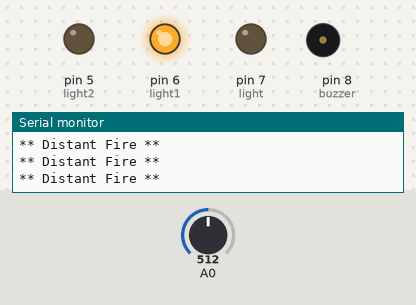
A sketch run on a simulated Arduino Uno, built with avr-gcc and run on an emulated ATmega328P. On the bench: output pins drawn as LEDs (lit = HIGH), buzzer (waves = sounding), the last lines printed to the serial monitor. Inputs (shaded band) come from the test bench; at power-on: A0 = 512.

Above: at 1.2 s.
1.3 s: A0 set to 358
4.3 s: A0 set to 331
At 5.0 s:
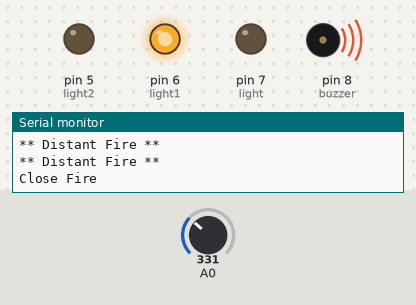
7.3 s: A0 set to 716
At 8.5 s:
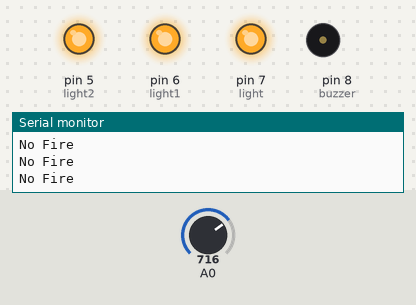
8.8 s: A0 set to 306
At 9.6 s:
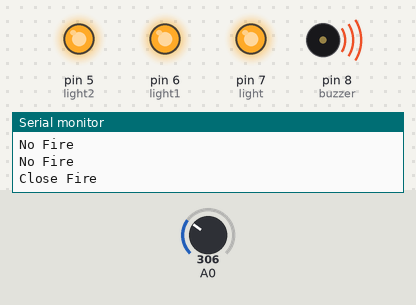
11.8 s: A0 set to 900
At 13.0 s:
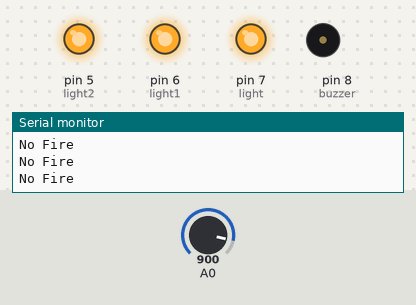
13.3 s: A0 set to 122
At 14.1 s:
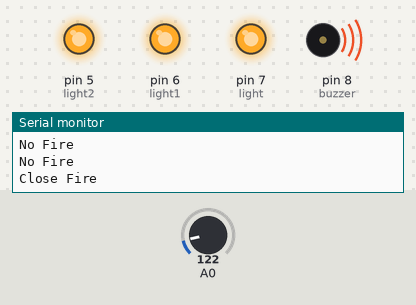
Timing chart, 0 to 16.3 s (numbered marks = the images above; inputs shaded):
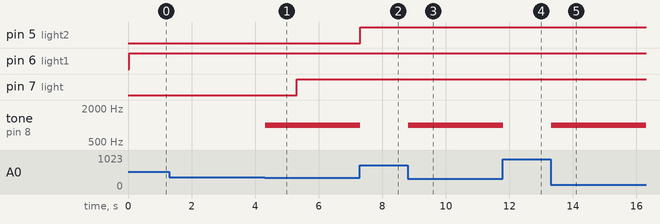

The sketch:

FireAlarm.ino
```cpp
#include <Wire.h>
#include <LiquidCrystal_I2C.h>
const int sensorMin = 0;
const int sensorMax = 1024;
const int buzzer = 8;
const int light = 7;
const int light1 = 6;
const int light2 = 5;
void setup() {
  Serial.begin(9600);
  pinMode(buzzer, OUTPUT);
  pinMode(light, OUTPUT);
  pinMode(light1, OUTPUT);
  pinMode(light2, OUTPUT);
  Serial.println("Annamalai University BE CSE 2021 ");
  Serial.println("Fire Detection Program");
  Serial.println(F("Fire detection test!"));

}

void loop() {

 int sensorReading = analogRead(A0);
  int range = map(sensorReading, sensorMin, sensorMax, 0, 3);
  switch (range) {

  case 0:
    Serial.println("Close Fire");
     tone(buzzer, 1000);
     delay(1000);
     digitalWrite(light, HIGH);
     tone(buzzer, 500);
     noTone(buzzer);
    break;

 case 1:
    Serial.println("** Distant Fire **");
     digitalWrite(light1, HIGH);
    break;
  case 2:

    Serial.println("No Fire");
     digitalWrite(light2, HIGH);
     break;
  delay(500);
  digitalWrite(light, LOW);
  digitalWrite(light1, LOW);
  digitalWrite(light2, LOW);
}
}
```

Measured:
- the behaviour switches between 342 and 341 on A0 (found by bisection; images 0 and 1)
- after the input at 4.3 s, pin 7 (light): LOW → HIGH after 1.0 s; tone on pin 8 (buzzer): silent → 1000 Hz at once
- after the input at 7.3 s, pin 5 (light2): LOW → HIGH at once; tone on pin 8 (buzzer): 1000 Hz → silent at once
- after the input at 8.8 s, tone on pin 8 (buzzer): silent → 1000 Hz at once
- after the input at 11.8 s, tone on pin 8 (buzzer): 1000 Hz → silent at once
- after the input at 13.3 s, tone on pin 8 (buzzer): silent → 1000 Hz at once
